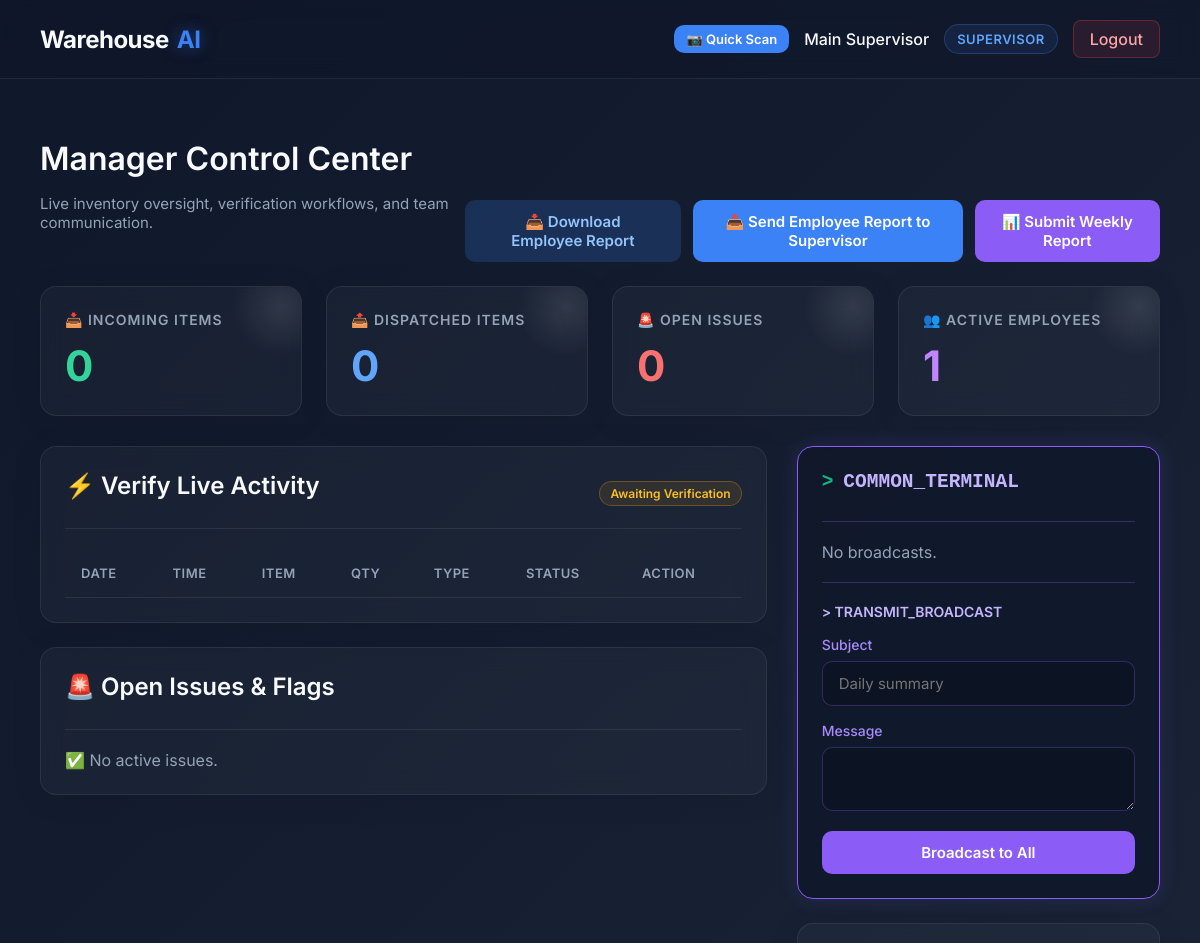
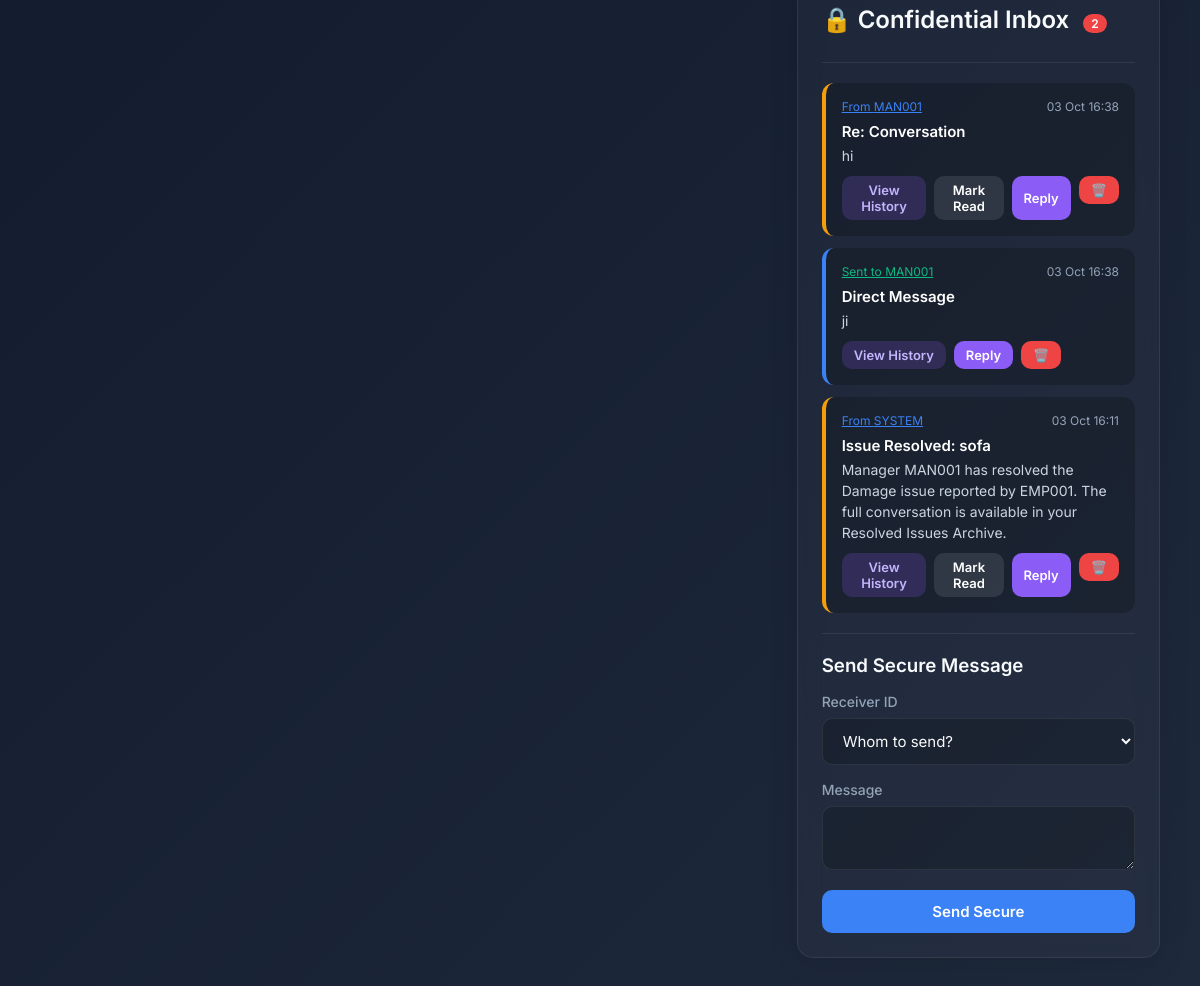
/manager (signed in), run on the app's committed database (2 pictures, top to bottom).
### app.py (models this page shows)
class User(db.Model):
    id = db.Column(db.Integer, primary_key=True)
    user_id = db.Column(db.String(50), unique=True, nullable=False)
    name = db.Column(db.String(100), nullable=False)
    password = db.Column(db.String(255), nullable=False)
    role = db.Column(db.String(30), nullable=False)
    qr_token = db.Column(db.String(100), unique=True, nullable=False)
    active = db.Column(db.Boolean, default=True)

class Message(db.Model):
    id = db.Column(db.Integer, primary_key=True)
    sender_id = db.Column(db.String(50), nullable=False)
    receiver_id = db.Column(db.String(50), nullable=False)
    subject = db.Column(db.String(150), nullable=False)
    body = db.Column(db.String(2000), nullable=False)
    is_read = db.Column(db.Boolean, default=False)
    msg_type = db.Column(db.String(20), default="confidential")
    attachment = db.Column(db.String(255), default="")
    created_at = db.Column(db.DateTime, default=datetime.utcnow)
    deleted_by_sender = db.Column(db.Boolean, default=False)
    deleted_by_receiver = db.Column(db.Boolean, default=False)

### app.py (the view)
@app.route("/manager")
def manager_dashboard():
    user = login_required()
    if not user:
        return redirect(url_for("login"))
    if user.role not in {"manager", "supervisor"}:
        return role_dashboard(user)
    tin, tout, issues, employees, managers = dashboard_stats()
    movements = Movement.query.filter(Movement.status != "Deleted").order_by(Movement.id.desc()).limit(30).all()
    open_issues = Issue.query.filter_by(status="Open").order_by(Issue.id.desc()).all()
    messages = Message.query.filter(
        db.or_(
            db.and_(Message.receiver_id == user.user_id, Message.deleted_by_receiver == False),
            db.and_(Message.sender_id == user.user_id, Message.deleted_by_sender == False)
        ),
        Message.msg_type == "confidential"
    ).order_by(Message.id.desc()).limit(15).all()
    common_messages = Message.query.filter_by(msg_type="common").order_by(Message.id.desc()).limit(10).all()
    unread = Message.query.filter_by(receiver_id=user.user_id, msg_type="confidential", is_read=False).count()
    active_users = User.query.filter_by(active=True).order_by(User.name).all()
    return render_template(
        "manager.html",
        user=user, total_in=tin, total_out=tout, open_issues=issues,
        employees=employees, managers=managers, active_users=active_users,
        movements=movements, issues_list=open_issues,
        messages=messages, common_messages=common_messages, unread=unread
    )

### app.py (called while the page is built)
def me():
    if "user_id" not in session:
        return None
    return db.session.get(User, session["user_id"])

def login_required():
    return me()

def dashboard_stats():
    total_in = db.session.query(
        db.func.coalesce(db.func.sum(Movement.quantity), 0)
    ).filter(Movement.direction == "IN", Movement.status != "Deleted").scalar()
    total_out = db.session.query(
        db.func.coalesce(db.func.sum(Movement.quantity), 0)
    ).filter(Movement.direction == "OUT", Movement.status != "Deleted").scalar()
    open_issues = Issue.query.filter_by(status="Open").count()
    employees = User.query.filter_by(role="employee", active=True).count()
    managers = User.query.filter_by(role="manager", active=True).count()
    return int(total_in or 0), int(total_out or 0), open_issues, employees, managers

### templates/manager.html (shortened to what this page needs)
{% extends 'base.html' %}
{% block content %}
<div style="display: flex; justify-content: space-between; align-items: flex-end; margin-bottom: 24px;">
    <div>
        <h1>Manager Control Center</h1>
        <p class="subtitle">Live inventory oversight, verification workflows, and team communication.</p>
    </div>
    <div style="display: flex; gap: 12px; align-items: center;">
        <form method="post" action="/export/users/employee" style="margin: 0;">
            <button type="submit" class="btn" style="background: rgba(59, 130, 246, 0.2); color: #93c5fd;">📥 Download Employee Report</button>
        </form>
        <form method="post" action="/send_report/employee" style="margin: 0;">
            <button type="submit" class="btn btn-primary" style="background: #3b82f6;">📤 Send Employee Report to Supervisor</button>
        </form>
        <form method="post" action="/export/weekly" style="margin: 0;">
            <button type="submit" class="btn btn-purple">📊 Submit Weekly Report</button>
        </form>
    </div>
</div>
<div class="grid-cards">
    <div class="glass stat-card">
        <div class="stat-label">📥 INCOMING ITEMS</div>
        <div class="stat-value" id="tin" style="color: #34d399;">{{ total_in }}</div>
    </div>
    <div class="glass stat-card">
        <div class="stat-label">📤 DISPATCHED ITEMS</div>
        <div class="stat-value" id="tout" style="color: #60a5fa;">{{ total_out }}</div>
    </div>
    <div class="glass stat-card">
        <div class="stat-label">🚨 OPEN ISSUES</div>
        <div class="stat-value" id="issues" style="color: #f87171;">{{ open_issues }}</div>
    </div>
    <div class="glass stat-card" style="cursor: pointer;" onclick="window.location.href='/users'" title="View Active Employees">
        <div class="stat-label">👥 ACTIVE EMPLOYEES</div>
        <div class="stat-value" style="color: #c084fc;">{{ employees }}</div>
    </div>
</div>
<div class="dashboard-grid">
    <div>
        <div class="glass panel">
            <div class="panel-header">
                <h2>⚡ Verify Live Activity</h2>
                <span class="status-badge status-Pending">Awaiting Verification</span>
            </div>
            <table>
                <tr>
                    <th>Date</th>
                    <th>Time</th>
                    <th>Item</th>
                    <th>Qty</th>
                    <th>Type</th>
                    <th>Status</th>
                    <th>Action</th>
                </tr>
            </table>
        </div>
        <div class="glass panel">
            <div class="panel-header">
                <h2>🚨 Open Issues & Flags</h2>
            </div>
            {% for i in issues_list %}
            <div class="message-box" style="border-left-color: var(--danger);">
                <div class="msg-meta">
                    <span>{{ i.issue_type }}</span>
                    <span>By {{ i.created_by }}</span>
                </div>
                <div class="msg-title">{{ i.item }}</div>
                <div class="msg-body">{{ i.description }}</div>
                {% if i.photo %}
                <div style="margin-top: 12px;">
                    <img src="{{ url_for('static', filename='issues/' + i.photo) }}" style="max-width: 100%; max-height: 200px; border-radius: 8px; border: 1px solid rgba(255,255,255,0.1);">
                </div>
                {% endif %}
                <div style="margin-top: 16px; padding: 10px; background: rgba(0,0,0,0.2); border-radius: 8px; border: 1px solid rgba(255,255,255,0.05);">
                    <h4 style="margin: 0 0 10px 0; font-size: 13px; color: var(--primary);">💬 Discussion</h4>
                    {% for c in i.comments %}
                        <div style="margin-bottom: 8px; font-size: 13px;">
                            <span style="color: #a78bfa; font-weight: bold;">{{ c.sender_id }}:</span>
                            <span style="color: var(--text-main);">{{ c.body }}</span>
                            <span style="font-size: 10px; color: var(--text-muted); float: right;">{{ c.created_at.strftime("%H:%M") }}</span>
                        </div>
                    {% else %}
                        <div style="font-size: 12px; color: var(--text-muted); margin-bottom: 8px;">No comments yet.</div>
                    {% endfor %}
                    <form method="post" action="/issue/{{ i.id }}/comment" style="display: flex; gap: 8px; margin-top: 10px;">
                        <input type="text" name="body" placeholder="Add a comment..." required style="flex: 1; padding: 6px; font-size: 12px; background: rgba(255,255,255,0.05); border: 1px solid rgba(255,255,255,0.1); border-radius: 6px; color: white;">
                        <button type="submit" class="btn btn-primary" style="padding: 6px 12px; font-size: 12px;">Post</button>
                    </form>
                </div>
                <form method="post" action="/issue/{{ i.id }}/resolve" style="margin-top: 10px;">
                    <button class="btn btn-success" style="padding: 6px 12px; font-size: 13px;">Mark Resolved</button>
                </form>
            </div>
            {% else %}
            <p style="color: var(--text-muted);">✅ No active issues.</p>
            {% endfor %}
        </div>
    </div>
    <div>
        <div class="glass panel common-terminal">
            <div class="panel-header" style="border-bottom-color: rgba(139, 92, 246, 0.3);">
                <h2 class="terminal-header">COMMON_TERMINAL</h2>
            </div>
            <div style="max-height: 250px; overflow-y: auto; margin-bottom: 20px;">
                {% for m in common_messages %}
                <div class="message-box message-common">
                    <div class="msg-meta">
                        <span>Broadcast by {{ m.sender_id }}</span>
                        <span>{{ m.created_at.strftime("%d %b %H:%M") }}</span>
                    </div>
                    <div class="msg-title">{{ m.subject }}</div>
                    <div class="msg-body">{{ m.body }}</div>
                    {% if m.sender_id == user.user_id or not m.sender_id.startswith('SUP') %}
                    <div style="margin-top: 8px;">
                        <form method="post" action="/messages/delete/{{ m.id }}" onsubmit="return confirm('Delete this broadcast?');">
                            <button class="btn btn-danger" style="padding: 4px 8px; font-size: 12px; background: rgba(239,68,68,0.2); color: #f87171; border: 1px solid #f87171;">🗑️</button>
                        </form>
                    </div>
                    {% endif %}
                </div>
                {% else %}
                <p style="color: var(--text-muted);">No broadcasts.</p>
                {% endfor %}
            </div>
            <hr style="border: 0; border-top: 1px solid rgba(139, 92, 246, 0.3); margin: 20px 0;">
            <h3 style="color: #c4b5fd; font-size: 14px;">> TRANSMIT_BROADCAST</h3>
            <form method="post" action="/message/send">
                <label style="color: #a78bfa;">Subject</label>
                <input name="subject" placeholder="Daily summary" required style="border-color: rgba(139,92,246,0.3);">
                <label style="color: #a78bfa;">Message</label>
                <textarea name="body" required style="border-color: rgba(139,92,246,0.3);"></textarea>
                <button class="btn btn-purple" style="width: 100%;">Broadcast to All</button>
            </form>
        </div>
        <div class="glass panel">
            <div class="panel-header">
                <h2>🔒 Confidential Inbox <span style="background: var(--danger); padding: 2px 8px; border-radius: 10px; font-size: 12px; margin-left: 8px;" id="unread">{{ unread }}</span></h2>
            </div>
            {% for m in messages %}
            <div class="message-box" style="{% if not m.is_read and m.receiver_id == user.user_id %}border-left-color: var(--warning);{% endif %}">
                <div class="msg-meta">
                    {% if m.sender_id == user.user_id %}
                        <span style="color: var(--success); cursor: pointer; text-decoration: underline;" onclick="quickMessage('{{ m.receiver_id }}')" title="Direct Message">Sent to {{ m.receiver_id }}</span>
                    {% else %}
                        <span style="cursor: pointer; color: var(--primary); text-decoration: underline;" onclick="quickMessage('{{ m.sender_id }}')" title="Direct Message">From {{ m.sender_id }}</span>
                    {% endif %}
                    <span>{{ m.created_at.strftime("%d %b %H:%M") }}</span>
                </div>
                <div class="msg-title">{{ m.subject }}</div>
                <div class="msg-body">{{ m.body }}</div>
                <div style="margin-top: 10px; display: flex; gap: 8px;">
                    {% set other_user = m.receiver_id if m.sender_id == user.user_id else m.sender_id %}
                    <a href="/conversation/{{ user.user_id }}/{{ other_user }}" class="btn" style="padding: 6px 12px; font-size: 13px; background: rgba(139,92,246,0.2); color: #c4b5fd; text-decoration: none;">View History</a>
                    {% if not m.is_read and m.receiver_id == user.user_id %}
                    <form method="post" action="/messages/read/{{ m.id }}">
                        <button class="btn" style="padding: 6px 12px; font-size: 13px; background: rgba(255,255,255,0.1);">Mark Read</button>
                    </form>
                    {% endif %}
                    <button class="btn btn-purple" style="padding: 6px 12px; font-size: 13px;" onclick="replyTo('{{ other_user }}')">Reply</button>
                    <form method="post" action="/conversation/delete/{{ user.user_id }}/{{ other_user }}" onsubmit="return confirm('Delete this conversation?');">
                        <button class="btn btn-danger" style="padding: 6px 12px; font-size: 13px;">🗑️</button>
                    </form>
                </div>
            </div>
            {% else %}
            <p style="color: var(--text-muted);">No confidential messages.</p>
            {% endfor %}
            <hr style="border: 0; border-top: 1px solid var(--glass-border); margin: 20px 0;">
            <h3>Send Secure Message</h3>
            <form method="post" action="/message/send" id="secureMsgForm">
                <label>Receiver ID</label>
                <select name="receiver_id" required style="background: rgba(0,0,0,0.2); border: 1px solid var(--glass-border); color: var(--text-main); padding: 12px 16px; border-radius: 10px; width: 100%; margin-bottom: 16px;">
                    <option value="" disabled selected>Whom to send?</option>
                </select>
                <label>Message</label>
                <textarea name="body" required></textarea>
                <button class="btn" style="width: 100%;">Send Secure</button>
            </form>
        </div>
    </div>
</div>
{% endblock %}

### templates/base.html (shortened to what this page needs)
<!DOCTYPE html>
<html lang="en">
<head>
</head>
<body>
    {% if session.get('user_id') %}
    <header>
        <div class="brand">Warehouse <span>AI</span></div>
        <div class="user-nav">
            <button class="btn btn-primary" onclick="openScanner()" style="padding: 6px 12px; font-size: 13px;">📷 Quick Scan</button>
            <span style="font-weight: 500;">{{ user.name }}</span>
            <span class="role-badge">{{ user.role }}</span>
            <a href="/logout" class="btn-logout">Logout</a>
        </div>
    </header>
    {% endif %}
    <main>
        {% block content %}{% endblock %}
    </main>
</body>
</html>

### data on the page
User: name "Main Supervisor", role "SUPERVISOR"
Message: sender_id "MAN001", created_at "03 Oct 16:38", subject "Re: Conversation", body "hi"
Message: receiver_id "MAN001", created_at "03 Oct 16:38", subject "Direct Message", body "ji"
Message: sender_id "SYSTEM", created_at "03 Oct 16:11", subject "Issue Resolved: sofa", body "Manager MAN001 has resolved the Damage issue reported by EMP001. The full conversation is available in your Resolved Issues Archive."

### other printed values
{{ total_in }} "0"
{{ total_out }} "0"
{{ open_issues }} "0"
{{ employees }} "1"
{{ unread }} "2"
